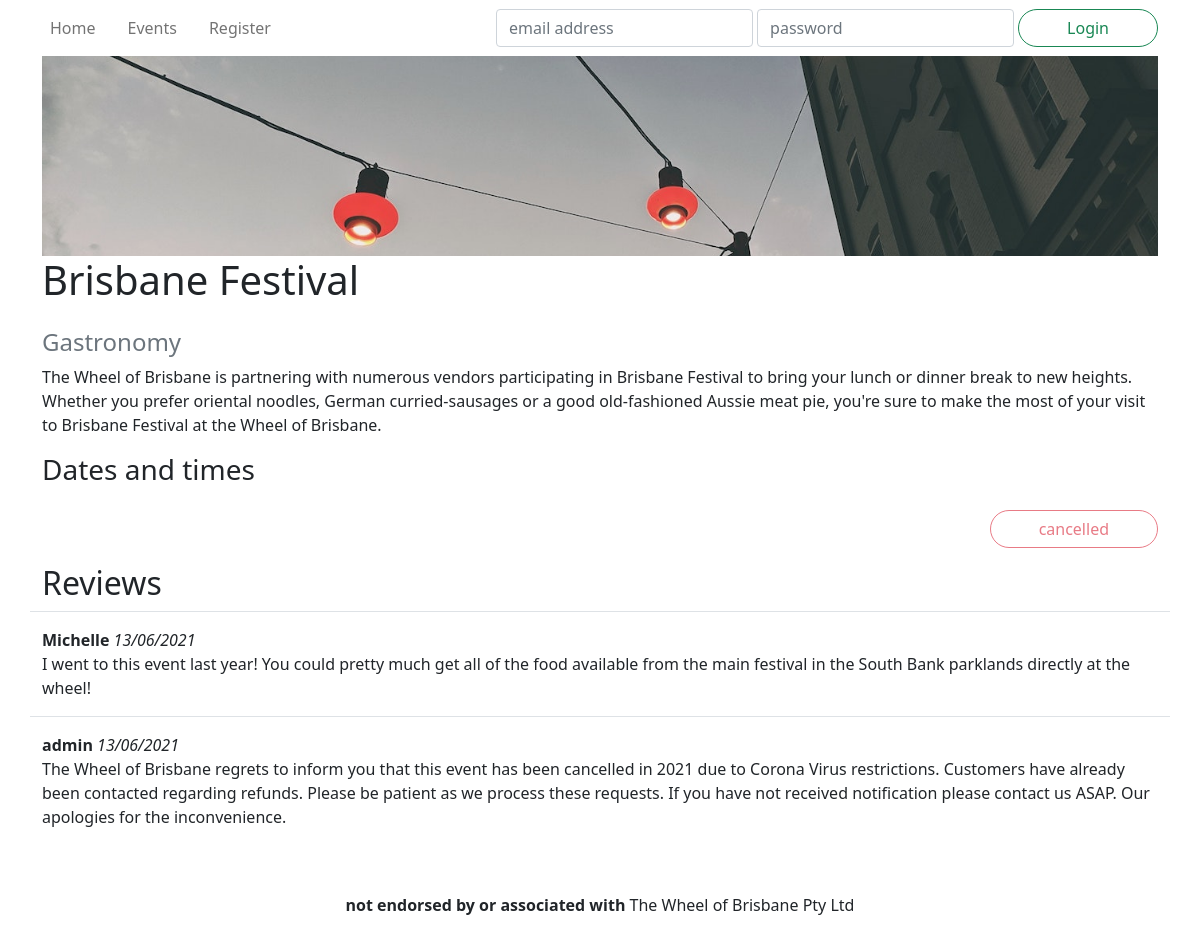
Before: /events/1 with the older database file.
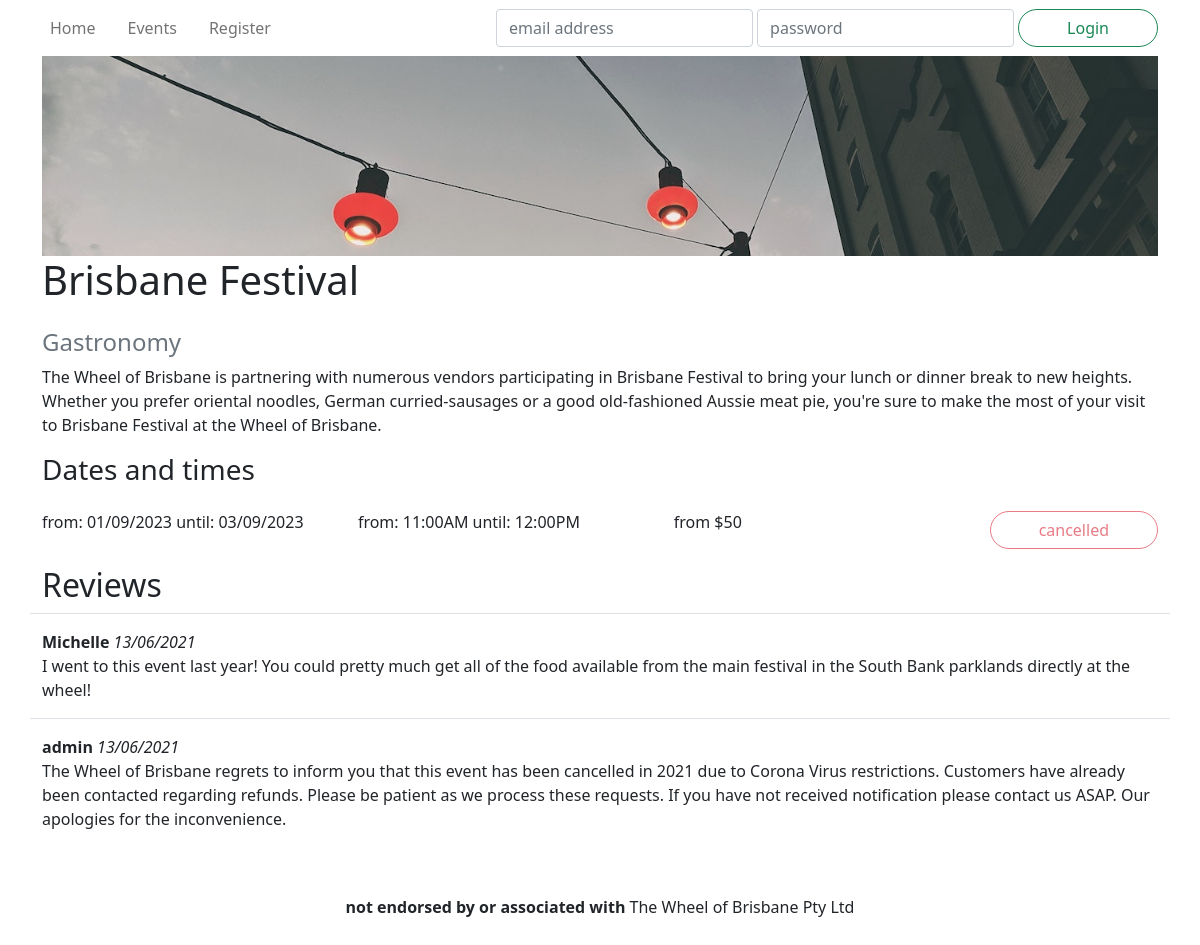
After: the same page with the newer database file.
### wheel/models.py (models this page shows, shortened)
class Ticket(db.Model):
    __tablename__ = 'tickets'
    id = db.Column(db.Integer, primary_key=True)
    datetime = db.Column(db.DateTime, nullable=False)
    price = db.Column(db.Integer, nullable=False)
    remaining = db.Column(db.Integer, nullable=False)
    event_id = db.Column(db.Integer, db.ForeignKey('events.id'))
    @staticmethod
    def getAllTimesFromTickets(tickets):
        ticketssortedbytime = sorted(tickets, key=lambda ticket: ticket.datetime.strftime("%I:%M %p"))
        ticketsgroupedbytime = groupby(ticketssortedbytime, key=lambda ticket: ticket.datetime.strftime("%I:%M %p"))
        return [time for time, tickets in ticketsgroupedbytime]
    @staticmethod
    def groupTicketsByDate(tickets):
        ticketssortedbydate = sorted(tickets, key=lambda ticket: ticket.datetime)
        ticketsgroupedbydate = groupby(ticketssortedbydate, key=lambda ticket: ticket.datetime.strftime("%d/%m/%Y"))
        return [[date, [time for time in times]] for date, times in ticketsgroupedbydate]

### wheel/controllers/events.py (the view)
@events.route('/<int:id>')
def get(id):
    event = Event.get(id)
    if event is None:
        return render_template('eventnotfound.html')
    tickets = event.getFutureTickets()
    if len(tickets) == 0:
        if event.status != 'cancelled':
            event.updateStatus("inactive")
    times = Ticket.getAllTimesFromTickets(tickets)
    dates = Ticket.groupTicketsByDate(tickets)
    bookform = BookEventForm()
    reviewform = PostReviewForm()
    bookform.ticket.choices = list(map( lambda ticket: (ticket.id, f'${ticket.price}'), tickets ))
    return render_template('event.html', event=event, bookform=bookform, times=times, dates=dates, reviewform=reviewform)

### wheel/forms.py
class BookEventForm(FlaskForm):
    ticket = RadioField('Tickets', coerce=int, validators=[InputRequired()])
    qty = IntegerField('Number of Gondolas', default=1, validators=[InputRequired()])
    price = IntegerField('Total Price', default=0, validators=[InputRequired()])
    submit = SubmitField("Book now")

class PostReviewForm(FlaskForm):
    text = TextAreaField('Review', [InputRequired()])
    submit = SubmitField("Post review")

### wheel/models.py (called while the page is built)
    @staticmethod
    def get(id: int):
        return Event.query.get(id)

    def getFutureTickets(self):
        return list( filter( lambda ticket: ticket.datetime > datetime.now(), self.tickets ) )

    def getTicketsRange(self):
        tickets = self.getFutureTickets()
        numberOfTickets = len(tickets)
        if numberOfTickets == 0:
            return [numberOfTickets, None, None]
        min_ticket = reduce( lambda x, y: min(x, y, key=lambda ticket: ticket.datetime), tickets )
        max_ticket = reduce( lambda x, y: max(x, y, key=lambda ticket: ticket.datetime), tickets )
        return [numberOfTickets, min_ticket, max_ticket]

### wheel/templates/event.html (shortened to what this page needs)
{% extends 'base.html' %}
{% import "bootstrap/wtf.html" as wtf %}
{% block hero %}
<div id="minihero" style="background-image: url('{{ event.image }}');"></div>
{% endblock %}
{% block title %}{{ event.name }}{% endblock %}
{% block content %}
<section>
    <h4><a href="{{ url_for('events.getAll') + '?category=' + event.category }}" class="text-decoration-none text-muted">{{ event.category }}</a></h4>
</section>
<section class="mb-3">
    {{ event.description }}
</section>
<section>
    <header class="row mb-3">
        <h3 class="col">Dates and times</h3>
    </header>
    <div class="row mb-3">
        <div class="col-sm">
            <p class="mb-1">
                {{ event.printTicketsDateRange() }}
            </p>
        </div>
        <div class="col-sm">
            <p class="mb-1">
                {{ event.printTicketsTimeRange() }}
            </p>
        </div>
        <div class="col-sm">
            <p>{{ event.getTicketsPriceFrom() }}</p>
        </div>
        <div class="col-sm-auto my-auto">
            {% if current_user.is_authenticated %}
                <button type="button" class="btn btn-outline-{{ event.getStatusColour() }} rounded-pill px-5"
                        data-bs-toggle="modal" data-bs-target="#book" {{ "disabled" if event.status != 'upcoming' }}>{{ event.getBookButtonText() }}</button>
            {% else %}
                <button type="button" class="btn btn-outline-{{ event.getStatusColour() }} rounded-pill px-5"
                        data-bs-toggle="tooltip" data-bs-placement="top"
                        title="You must be logged in to book tickets"
                        {{ "disabled" if event.status != 'upcoming' }}>{{ event.getBookButtonText() }}</button>
            {% endif %}
        </div>
    </div>
</section>
<section>
    <header><h2>Reviews</h3></header>
    <div id="reviews">
        {% for review in event.reviews %}
            <div class="row border-top pt-3">
                <article>
                    <strong>{{ review.author.name }}</strong>
                    <i>{{ review.time.strftime("%d/%m/%Y") }}</i>
                    <p>{{ review.text }}</p>
                </article>
            </div>
        {% endfor %}
    </div>
</section>
{% endblock %}

Changed rows visible on the page:
now on this page (row edited): Ticket: printTicketsDateRange "from: 01/09/2023 until: 03/09/2023", printTicketsTimeRange "from: 11:00AM until: 12:00PM", getTicketsPriceFrom "from $50"
